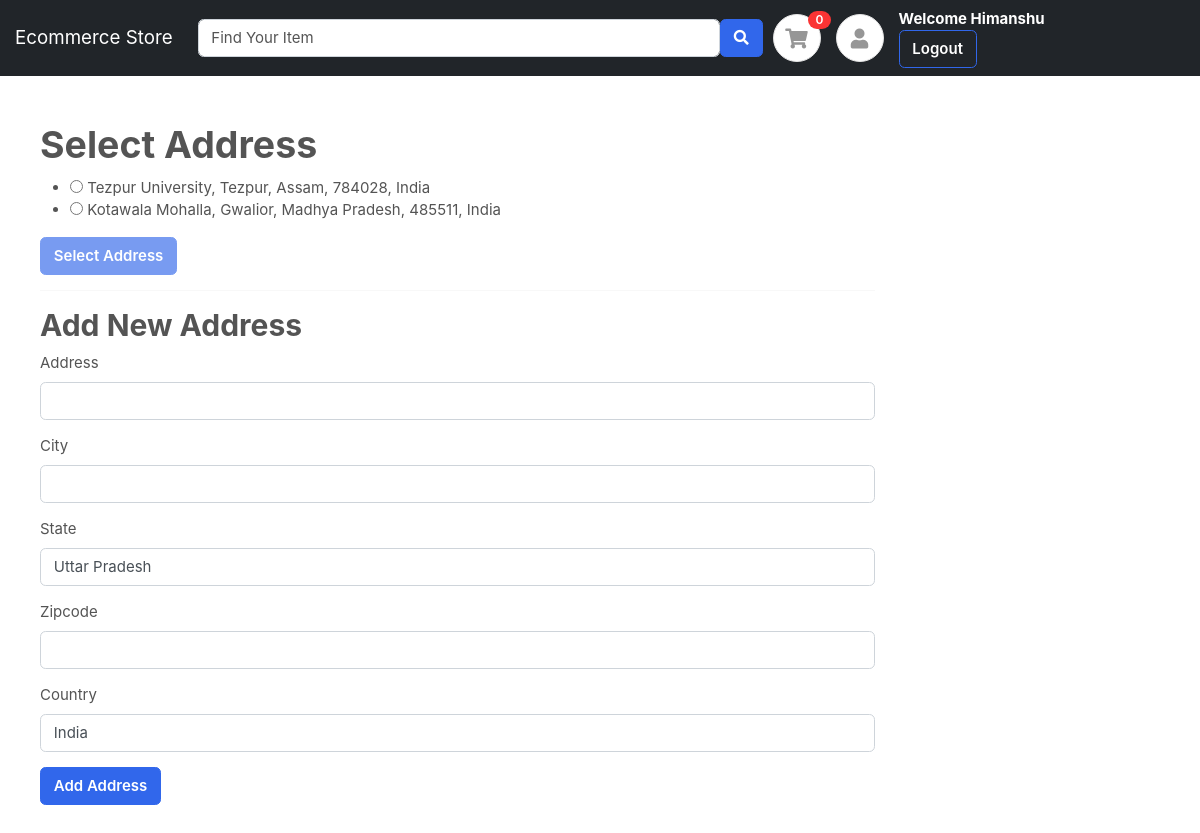
Page /accounts/payment/ (signed in) on the committed database.
### accounts/models.py (models this page shows, shortened)
class Profile(BaseModel):
    user=models.OneToOneField(User,on_delete=models.CASCADE,related_name='profile',null=True,blank=True)
    is_email_verified=models.BooleanField(default=False)
    email_token=models.CharField(max_length=100,null=True,blank=True)
    profile_image=models.ImageField(upload_to='profile')
    def get_cart_count(self):
        return CartItems.objects.filter(cart__is_paid=False,cart__user=self.user).count()

class Address(BaseModel):
    user = models.ForeignKey(User, on_delete=models.CASCADE, related_name='addresses')
    zipcode = models.CharField(max_length=10)
    address = models.CharField(max_length=255)
    city = models.CharField(max_length=100)
    country = models.CharField(max_length=10)
    state = models.CharField(max_length=10)

### accounts/views.py (the view, shortened to what this page needs)
# urls.py: path('payment/',views.makepayment,name='payment'),
@login_required(login_url='login')
def makepayment(request):
    user=request.user
    countries = ['India', 'United States', 'United Kingdom']
    states=['Uttar Pradesh','Madhya Pradesh','Maharashtra','New Delhi','Karnataka','London','Las Vegas','Los Angeles']
    cart_obj=Cart.objects.get(is_paid=False,user=user)
    addresses=Address.objects.filter(user=user)
    context={'addresses':addresses,'countries':countries,'states':states,}
    return render(request,'accounts/payment.html',context)

### templates/accounts/payment.html (shortened to what this page needs)
{% extends 'base/base.html' %}
{% block content %}
<div class='container mt-5 mb-5'>
    <div class='row'>
        <main class="col-md-9">
            <h1>Select Address</h1>
            <form id="select-address-form" method="post" action="">
                {% if addresses %}
                    <ul>
                        {% for address in addresses.all %}
                            <li>
                                <input type="radio"  name="radiobtn" value="{{ address.uid }}">
                                {{ address.address }}, {{ address.city }}, {{ address.state }}, {{ address.zipcode }}, {{ address.country }}
                            </li>
                        {% endfor %}
                    </ul>
                {% else %}
                    <p>No addresses found.</p>
                {% endif %}
                <button href='{% url 'checkout' %}'type="submit" id="select-address-btn" class="btn btn-primary" disabled>Select Address</button>
            </form>
            <hr>
            <h2>Add New Address</h2>
            <form id="add-address-form" method="post" action="">
                <div class="form-group">
                    <label for="new-address">Address</label>
                    <input type="text" name="address" id="new-address" class="form-control" required>
                </div>
                <div class="form-group">
                    <label for="new-city">City</label>
                    <input type="text" name="city" id="new-city" class="form-control" required>
                </div>
                <div class="form-group">
                    <label for="new-country">State</label>
                    <select name="state" id="new-state" class="form-control" required>
                        {% for state in states %}
                            <option value="{{ state }}">{{ state }}</option>
                        {% endfor %}
                    </select>
                </div>
                <div class="form-group">
                    <label for="new-zipcode">Zipcode</label>
                    <input type="text" name="zipcode" id="new-zipcode" class="form-control" required>
                </div>
                <div class="form-group">
                    <label for="new-country">Country</label>
                    <select name="country" id="new-country" class="form-control" required>
                        {% for country in countries %}
                            <option value="{{ country }}">{{ country }}</option>
                        {% endfor %}
                    </select>
                </div>
                <button type="submit" id="add-address-btn" class="btn btn-primary">Add Address</button>
            </form>
        </main>
    </div>
</div>
{% endblock content %}

### templates/base/base.html (shortened to what this page needs)
{% load static %}
<!DOCTYPE HTML>
<html lang="en">
<head>
<link href="https://cdn.jsdelivr.net/npm/bootstrap@5.3.0-alpha3/dist/css/bootstrap.min.css" rel="stylesheet">
<link href="{% static 'css/bootstrap.css' %}" rel="stylesheet" type="text/css"/>
<link href="{% static 'fonts/fontawesome/css/all.min.css' %}" type="text/css" rel="stylesheet">
<link href="{% static 'css/ui.css' %}" rel="stylesheet" type="text/css"/>
<link href="{% static 'css/responsive.css' %}" rel="stylesheet" />
</head>
<body>
	<header class="section-header">
		<div class="container-fluid">
			<div class="row align-items-center">
				<nav class="navbar navbar-expand-lg navbar-dark bg-dark">
					<a class="navbar-brand" href="{% url 'index' %}">Ecommerce Store</a>
					<div class="col-lg-6 col-sm-12">
						<form method="get" action="{% url 'searched_products' %}" class="d-flex">
							<input name="query" type="text" value="{{query}}" class="form-control" placeholder="Find Your Item">
							<button class="btn btn-primary" type="submit">
								<i class="fa fa-search"></i>
							</button>
						</form>
					</div>
					<div class="widget-header  mr-3">
						<a href="{% url 'cart' %}" class="icon icon-sm rounded-circle border bg-white"><i class="fa fa-shopping-cart"></i></a>
						<span class="badge badge-pill badge-danger notify">{% if request.user.profile %}{{request.user.profile.get_cart_count}}{% else %}0{% endif %}</span>
					</div>
					<div class="widget-header icontext">
						<a href="{% url 'profile' %}" class="icon icon-sm rounded-circle border bg-white"><i class="fa fa-user"></i></a>
					</div>
					<div class="text">
						{% if request.user.is_authenticated %}
						<span class="fw-bold text-white ">Welcome {{request.user.first_name}}</span>
						<div class='text-white'>
							<a  href="{% url 'logout' %}" class="btn  btn-outline-primary text-white"> <span class="text">Logout</span>   </a>
						{% else %}
						<a href="{% url 'login' %}"> <button  type="button" class="btn btn-outline-primary">Login</button></a>
						<a href="{% url 'register' %}"><button href="{% url 'register' %}" type="button" class="btn btn-outline-primary">Register</button></a>
						{% endif %}
						</div>
					</div>
				</nav>
			</div>
		</div>
	</header>
	{% block content %}
	{% endblock content %}
</body>
</html>

### static/css/ui.css (style rules this page uses)
html { font-family: 'Inter', sans-serif; font-size: 15px; }
.icon-xs, .icon-sm, .icon-md, .icon-lg { display: inline-block; text-align: center; flex-shrink: 0; flex-grow: 0; }
.icon-sm { width: 48px; height: 48px; line-height: 48px; font-size: 20px; }
article:after, .form-group:after { display: block; clear: both; content: ""; }
.bg-white { background-color: #fff; }
.widget-header { display: inline-block; vertical-align: middle; position: relative; }
.widget-header a { color: #545454; }
.widget-header i { color: #969696; }
.widget-header .notify { position: absolute; top: -3px; right: -10px; }
.icontext { display: inline-flex; align-items: center; vertical-align: middle; }
.icontext .icon { position: relative; margin-right: 15px; flex-shrink: 0; flex-grow: 0; }
.notify { position: absolute; top: -4px; right: -10px; display: inline-block; padding: .25em .6em; font-size: 12px; line-height: 1; text-align: center; border-radius: 3rem; color: #fff; background-color: #fa3434; }

### rows in the picture
Address: address "Tezpur University", city "Tezpur", state "Assam", zipcode "784028", country "India"
Address: address "Kotawala Mohalla", city "Gwalior", state "Madhya Pradesh", zipcode "485511", country "India"

### other values in the picture
{{ request.user.profile.get_cart_count }} "0"
{{ request.user.first_name }} "Himanshu"
form field state "Uttar Pradesh"
form field country "India"
